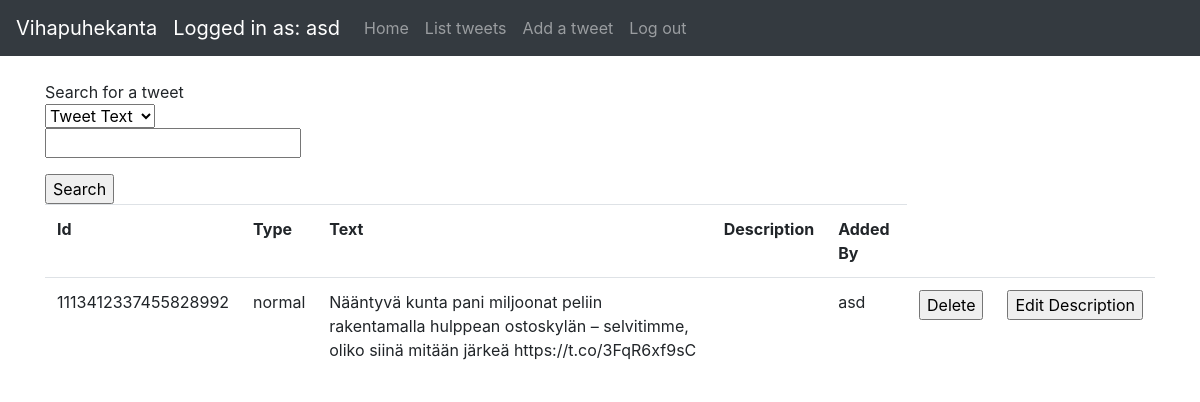
Page /tweets (signed in) on the earlier database version.
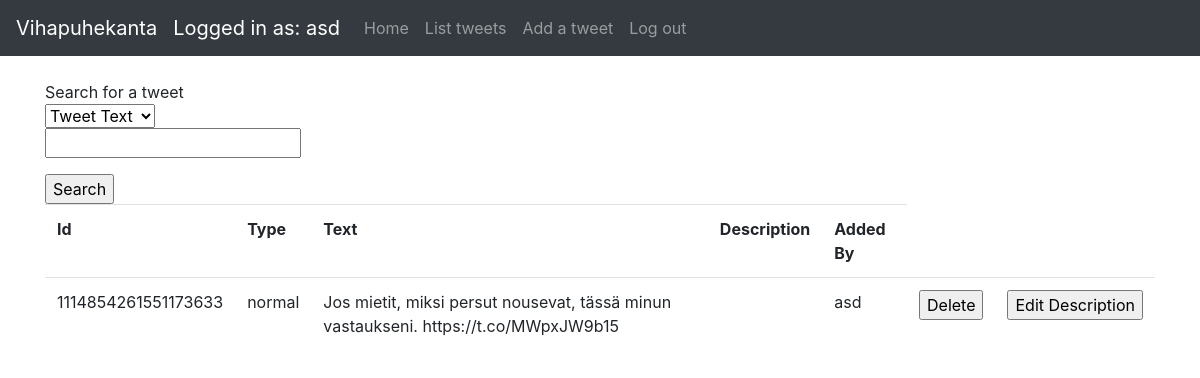
Same page on the later database version.
### application/auth/models.py (models this page shows, shortened)
class User(db.Model):
    __tablename__ = "account"
    id = db.Column(db.Integer, primary_key=True)
    date_created = db.Column(db.DateTime, default=db.func.current_timestamp())
    date_modified = db.Column(db.DateTime, default=db.func.current_timestamp(),
                              onupdate=db.func.current_timestamp())
    name = db.Column(db.String(144), nullable=False)
    username = db.Column(db.String(144), nullable=False)
    password = db.Column(db.String(144), nullable=False)
    urole = db.Column(db.String(80))
    tweets = db.relationship("Tweet", backref='account', lazy=True)

### application/tweets/models.py (models this page shows, shortened)
class Tweet(db.Model):
    id = db.Column(db.Integer, primary_key=True)
    date_created = db.Column(db.DateTime, default=db.func.current_timestamp())
    date_modified = db.Column(db.DateTime, default=db.func.current_timestamp(),
                              onupdate=db.func.current_timestamp())
    tweetid = db.Column(db.String(100))
    tweettype = db.Column(db.String(100))
    tweettext = db.Column(db.String(300))
    addedby = db.Column(db.String(100))
    tweetdescription = db.Column(db.String(100))
    account_id = db.Column(db.Integer, db.ForeignKey('account.id'),
                           nullable=False)

### application/tweets/views.py (the view)
@app.route("/tweets", methods=['GET', 'POST'])
@login_required
def tweets_index():
    search = TweetSearchForm(request.form)
    if request.method == 'POST':
        return search_results(search)
    tweets = tweet_query_user().all()
    return render_template("tweets/list.html", tweets=tweets, form=search)

### application/tweets/forms.py
class TweetSearchForm(Form):
    choices = [('Tweet Text', 'Tweet Text'), ('Tweet Type', 'Tweet Type')]
    select = SelectField('Search for tweets: ', choices=choices)
    search = StringField('')

### application/__init__.py (called while the page is built)
@login_manager.user_loader
def load_user(user_id):
    return User.query.get(user_id)

### application/tweets/views.py (called while the page is built)
def tweet_query_user():
    return db.session().query(Tweet).filter(Tweet.account_id == current_user.id)

### application/templates/tweets/list.html (shortened to what this page needs)
{% extends "layout.html" %}
{% block body %}
    {% if current_user.is_authenticated %}
        <div>Search for a tweet</div>
        <form method=post action="{{ url_for('tweets_index') }}">
            <d1>
                {{ form.select }}
                <p>
                    {{ form.search }}
            </d1>
            </p><input type="submit" value="Search"/>
        </form>
        <table class="table table-hover">
            <tr>
                <th>Id</th>
                <th>Type</th>
                <th>Text</th>
                <th>Description</th>
                <th>Added By</th>
            </tr>
            {% for tweet in tweets %}
                <tr>
                    <td>{{ tweet.tweetid }}</td>
                    <td>{{ tweet.tweettype }}</td>
                    <td>{{ tweet.tweettext }}</td>
                    <td>{{ tweet.tweetdescription }}</td>
                    <td>{{ tweet.addedby }}</td>
                    <td>
                        <form method="POST" action="{{ url_for('tweet_delete', id = tweet.id) }}">
                            <input type="submit" value="Delete">
                        </form>
                    </td>
                    <td>
                        <form method="GET" action="{{ url_for('tweets_view', id = tweet.id) }}">
                            <input type="submit" value="Edit Description">
                        </form>
                    </td>
                </tr>
            {% endfor %}
        </table>
    {% else %}
        <div>Log in</div>
    {% endif %}
{% endblock %}

### application/templates/layout.html (shortened to what this page needs)
<!DOCTYPE html>
<html>
<head>
    <link rel="stylesheet" href="https://maxcdn.bootstrapcdn.com/bootstrap/4.0.0/css/bootstrap.min.css"
>
</head>
<body>
<nav class="navbar navbar-expand-md navbar-dark bg-dark mb-4">
    <a class="navbar-brand" href="#">Vihapuhekanta</a>
    {% if current_user.is_authenticated %}
        <ul class="navbar-nav mr-auto">
            <li>
                <a class="navbar-brand" href="#">Logged in as: {{ current_user.name }}</a>
            </li>
            <li class="nav-item">
                <a class="nav-link" href="/">Home</a>
            </li>
            <li class="nav-item">
                <a class="nav-link" href="{{ url_for('tweets_index') }}">List tweets</a>
            </li>
            <li class="nav-item">
                <a class="nav-link" href="{{ url_for('tweets_form') }}">Add a tweet</a>
            </li>
            <li class="nav-item">
                <a class="nav-link" href="{{ url_for('auth_logout') }}">Log out</a>
            </li>
        </ul>
    {% endif %}
</nav>
<main role="main" class="container">
    {% block body %}{% endblock %}
</main>
</body>
</html>

Differences in the rows shown:
removed Tweet: tweetid "1113412337455828992", tweettype "normal", tweettext "Nääntyvä kunta pani miljoonat peliin rakentamalla hulppean ostoskylän – selvitimme, oliko siinä mitään järkeä https://t.co/3FqR6xf9sC", addedby "asd"
added Tweet: tweetid "1114854261551173633", tweettype "normal", tweettext "Jos mietit, miksi persut nousevat, tässä minun vastaukseni. https://t.co/MWpxJW9b15", addedby "asd"
